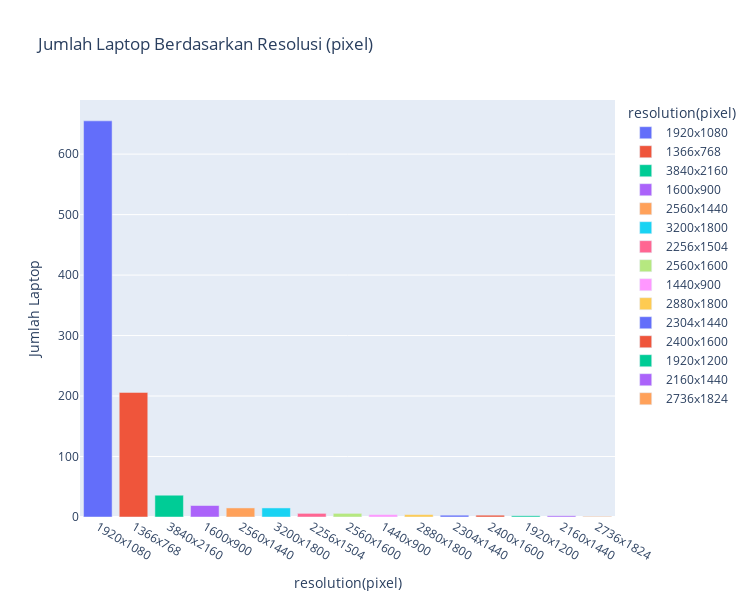

The cell this chart's notebook holds for it:
### Markdown cell above
The bar chart visualizes the distribution of laptop resolutions based on the number of laptops with each resolution. The most common resolution is 1920x1080, with 655 laptops, followed by 1366x768 with 206 laptops and 3840x2160 with 36 laptops. Other resolutions such as 1600x900, 3200x1800, and 2560x1440 have smaller counts ranging from 15 to 19 laptops.

This visualization provides an overview of the screen resolution preferences among the laptops in the dataset. It showcases the dominance of Full HD (1920x1080) resolution, which is widely adopted in the laptop market. Other resolution sizes cater to specific user requirements, such as higher pixel density for professional or multimedia use.

### Code cell
grouped_resolusi = laptop.groupby(['resolution(pixel)']).size().reset_index(name = 'counts')
grouped_resolusi = grouped_resolusi.sort_values(by='counts', ascending=False)

fig = px.bar(grouped_resolusi, x = 'resolution(pixel)', y = 'counts', color = 'resolution(pixel)', labels={'counts': 'Jumlah Laptop'}, title= 'Jumlah Laptop Berdasarkan Resolusi (pixel)')

fig.update_layout(width = 750, height = 600)

fig.show()

### Figure 1 — Plotly figure (JSON) as saved in the notebook; plotly's stock layout.template omitted (floating-point values rounded to 4 significant figures)
{"data": [{"alignmentgroup": "True", "hovertemplate": "resolution(pixel)=%{x}<br>Jumlah Laptop=%{y}<extra></extra>", "legendgroup": "1920x1080", "marker": {"color": "#636efa", "pattern": {"shape": ""}}, "name": "1920x1080", "offsetgroup": "1920x1080", "orientation": "v", "showlegend": true, "textposition": "auto", "type": "bar", "x": ["1920x1080"], "xaxis": "x", "y": [655], "yaxis": "y"}, {"alignmentgroup": "True", "hovertemplate": "resolution(pixel)=%{x}<br>Jumlah Laptop=%{y}<extra></extra>", "legendgroup": "1366x768", "marker": {"color": "#EF553B", "pattern": {"shape": ""}}, "name": "1366x768", "offsetgroup": "1366x768", "orientation": "v", "showlegend": true, "textposition": "auto", "type": "bar", "x": ["1366x768"], "xaxis": "x", "y": [206], "yaxis": "y"}, {"alignmentgroup": "True", "hovertemplate": "resolution(pixel)=%{x}<br>Jumlah Laptop=%{y}<extra></extra>", "legendgroup": "3840x2160", "marker": {"color": "#00cc96", "pattern": {"shape": ""}}, "name": "3840x2160", "offsetgroup": "3840x2160", "orientation": "v", "showlegend": true, "textposition": "auto", "type": "bar", "x": ["3840x2160"], "xaxis": "x", "y": [36], "yaxis": "y"}, {"alignmentgroup": "True", "hovertemplate": "resolution(pixel)=%{x}<br>Jumlah Laptop=%{y}<extra></extra>", "legendgroup": "1600x900", "marker": {"color": "#ab63fa", "pattern": {"shape": ""}}, "name": "1600x900", "offsetgroup": "1600x900", "orientation": "v", "showlegend": true, "textposition": "auto", "type": "bar", "x": ["1600x900"], "xaxis": "x", "y": [19], "yaxis": "y"}, {"alignmentgroup": "True", "hovertemplate": "resolution(pixel)=%{x}<br>Jumlah Laptop=%{y}<extra></extra>", "legendgroup": "2560x1440", "marker": {"color": "#FFA15A", "pattern": {"shape": ""}}, "name": "2560x1440", "offsetgroup": "2560x1440", "orientation": "v", "showlegend": true, "textposition": "auto", "type": "bar", "x": ["2560x1440"], "xaxis": "x", "y": [15], "yaxis": "y"}, {"alignmentgroup": "True", "hovertemplate": "resolution(pixel)=%{x}<br>Jumlah Laptop=%{y}<extra></extra>", "legendgroup": "3200x1800", "marker": {"color": "#19d3f3", "pattern": {"shape": ""}}, "name": "3200x1800", "offsetgroup": "3200x1800", "orientation": "v", "showlegend": true, "textposition": "auto", "type": "bar", "x": ["3200x1800"], "xaxis": "x", "y": [15], "yaxis": "y"}, {"alignmentgroup": "True", "hovertemplate": "resolution(pixel)=%{x}<br>Jumlah Laptop=%{y}<extra></extra>", "legendgroup": "2256x1504", "marker": {"color": "#FF6692", "pattern": {"shape": ""}}, "name": "2256x1504", "offsetgroup": "2256x1504", "orientation": "v", "showlegend": true, "textposition": "auto", "type": "bar", "x": ["2256x1504"], "xaxis": "x", "y": [6], "yaxis": "y"}, {"alignmentgroup": "True", "hovertemplate": "resolution(pixel)=%{x}<br>Jumlah Laptop=%{y}<extra></extra>", "legendgroup": "2560x1600", "marker": {"color": "#B6E880", "pattern": {"shape": ""}}, "name": "2560x1600", "offsetgroup": "2560x1600", "orientation": "v", "showlegend": true, "textposition": "auto", "type": "bar", "x": ["2560x1600"], "xaxis": "x", "y": [6], "yaxis": "y"}, {"alignmentgroup": "True", "hovertemplate": "resolution(pixel)=%{x}<br>Jumlah Laptop=%{y}<extra></extra>", "legendgroup": "1440x900", "marker": {"color": "#FF97FF", "pattern": {"shape": ""}}, "name": "1440x900", "offsetgroup": "1440x900", "orientation": "v", "showlegend": true, "textposition": "auto", "type": "bar", "x": ["1440x900"], "xaxis": "x", "y": [4], "yaxis": "y"}, {"alignmentgroup": "True", "hovertemplate": "resolution(pixel)=%{x}<br>Jumlah Laptop=%{y}<extra></extra>", "legendgroup": "2880x1800", "marker": {"color": "#FECB52", "pattern": {"shape": ""}}, "name": "2880x1800", "offsetgroup": "2880x1800", "orientation": "v", "showlegend": true, "textposition": "auto", "type": "bar", "x": ["2880x1800"], "xaxis": "x", "y": [4], "yaxis": "y"}, {"alignmentgroup": "True", "hovertemplate": "resolution(pixel)=%{x}<br>Jumlah Laptop=%{y}<extra></extra>", "legendgroup": "2304x1440", "marker": {"color": "#636efa", "pattern": {"shape": ""}}, "name": "2304x1440", "offsetgroup": "2304x1440", "orientation": "v", "showlegend": true, "textposition": "auto", "type": "bar", "x": ["2304x1440"], "xaxis": "x", "y": [3], "yaxis": "y"}, {"alignmentgroup": "True", "hovertemplate": "resolution(pixel)=%{x}<br>Jumlah Laptop=%{y}<extra></extra>", "legendgroup": "2400x1600", "marker": {"color": "#EF553B", "pattern": {"shape": ""}}, "name": "2400x1600", "offsetgroup": "2400x1600", "orientation": "v", "showlegend": true, "textposition": "auto", "type": "bar", "x": ["2400x1600"], "xaxis": "x", "y": [3], "yaxis": "y"}, {"alignmentgroup": "True", "hovertemplate": "resolution(pixel)=%{x}<br>Jumlah Laptop=%{y}<extra></extra>", "legendgroup": "1920x1200", "marker": {"color": "#00cc96", "pattern": {"shape": ""}}, "name": "1920x1200", "offsetgroup": "1920x1200", "orientation": "v", "showlegend": true, "textposition": "auto", "type": "bar", "x": ["1920x1200"], "xaxis": "x", "y": [2], "yaxis": "y"}, {"alignmentgroup": "True", "hovertemplate": "resolution(pixel)=%{x}<br>Jumlah Laptop=%{y}<extra></extra>", "legendgroup": "2160x1440", "marker": {"color": "#ab63fa", "pattern": {"shape": ""}}, "name": "2160x1440", "offsetgroup": "2160x1440", "orientation": "v", "showlegend": true, "textposition": "auto", "type": "bar", "x": ["2160x1440"], "xaxis": "x", "y": [2], "yaxis": "y"}, {"alignmentgroup": "True", "hovertemplate": "resolution(pixel)=%{x}<br>Jumlah Laptop=%{y}<extra></extra>", "legendgroup": "2736x1824", "marker": {"color": "#FFA15A", "pattern": {"shape": ""}}, "name": "2736x1824", "offsetgroup": "2736x1824", "orientation": "v", "showlegend": true, "textposition": "auto", "type": "bar", "x": ["2736x1824"], "xaxis": "x", "y": [1], "yaxis": "y"}], "layout": {"barmode": "relative", "height": 600, "legend": {"title": {"text": "resolution(pixel)"}, "tracegroupgap": 0}, "title": {"text": "Jumlah Laptop Berdasarkan Resolusi (pixel)"}, "width": 750, "xaxis": {"anchor": "y", "categoryarray": ["1920x1080", "1366x768", "3840x2160", "1600x900", "2560x1440", "3200x1800", "2256x1504", "2560x1600", "1440x900", "2880x1800", "2304x1440", "2400x1600", "1920x1200", "2160x1440", "2736x1824"], "categoryorder": "array", "domain": [0, 1], "title": {"text": "resolution(pixel)"}}, "yaxis": {"anchor": "x", "domain": [0, 1], "title": {"text": "Jumlah Laptop"}}}}
